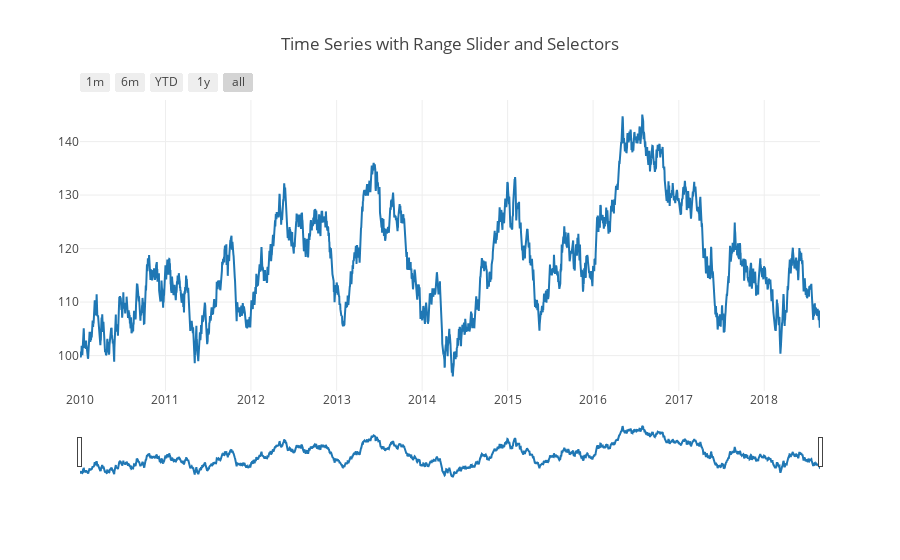

The notebook cell this image was saved under:
### Markdown cell above
## Range Slider

### Code cell
dates = pd.date_range('01-Jan-2010', pd.datetime.now().date(), freq='D')
df = pd.DataFrame(100 + np.random.randn(dates.size).cumsum(), dates, columns=['AAPL'])

trace = go.Scatter(x=df.index, y=df.AAPL)
data = [trace]

layout = dict(
    title='Time Series with Range Slider and Selectors',
    xaxis=dict(
        rangeselector=dict(
            buttons=list([
                dict(count=1,
                     label='1m',
                     step='month',
                     stepmode='backward'),
                dict(count=6,
                     label='6m',
                     step='month',
                     stepmode='backward'),
                dict(count=1,
                    label='YTD',
                    step='year',
                    stepmode='todate'),
                dict(count=1,
                    label='1y',
                    step='year',
                    stepmode='backward'),
                dict(step='all')
            ])
        ),
        rangeslider=dict(
            visible = True
        ),
        type='date'
    )
)

fig = dict(data=data, layout=layout)
py.iplot(fig)

### Figure 1 — Plotly figure (JSON) as saved in the notebook; plotly's stock layout.template omitted (floating-point values rounded to 4 significant figures; data arrays with more than 128 entries replaced by an {"elided": "..."} marker saying what was removed)
{"data": [{"type": "scatter", "uid": "d2546ce8-aa3a-11e8-be3e-0a580a0c09d8", "x": {"elided": "3161 str values"}, "y": {"elided": "3161 float values"}}], "layout": {"title": "Time Series with Range Slider and Selectors", "xaxis": {"rangeselector": {"buttons": [{"count": 1, "label": "1m", "step": "month", "stepmode": "backward"}, {"count": 6, "label": "6m", "step": "month", "stepmode": "backward"}, {"count": 1, "label": "YTD", "step": "year", "stepmode": "todate"}, {"count": 1, "label": "1y", "step": "year", "stepmode": "backward"}, {"step": "all"}]}, "rangeslider": {"visible": true}, "type": "date"}}}
